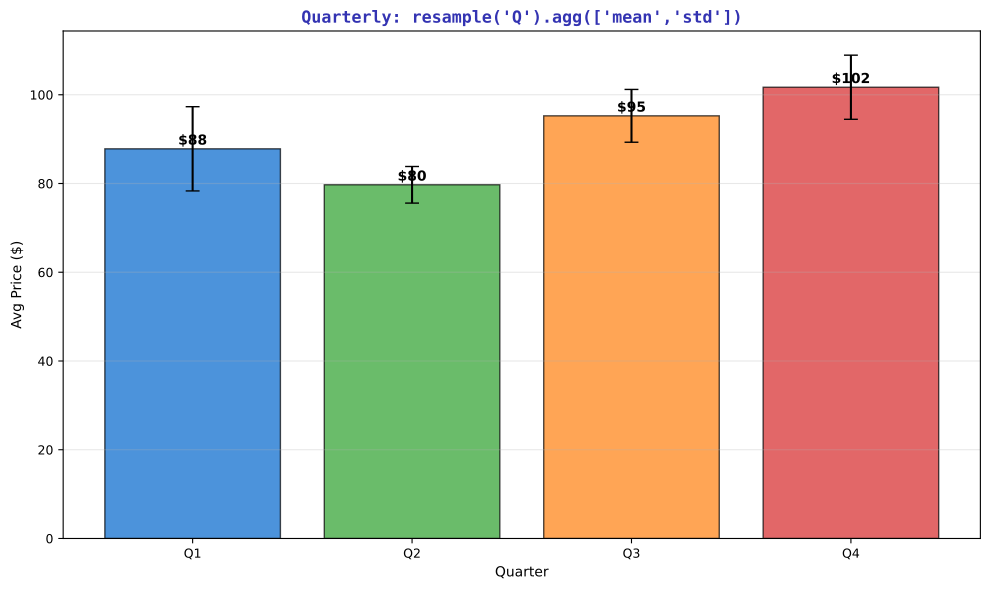

Write Python code to recreate this figure.
"""Quarterly Comparison - Bar chart with error bars"""
import matplotlib.pyplot as plt
import numpy as np
import pandas as pd
from pathlib import Path

plt.rcParams.update({
    'font.size': 10, 'axes.labelsize': 10, 'axes.titlesize': 11,
    'xtick.labelsize': 9, 'ytick.labelsize': 9, 'legend.fontsize': 9,
    'figure.figsize': (10, 6), 'figure.dpi': 150
})

MLPURPLE = '#3333B2'
MLBLUE = '#0066CC'
MLORANGE = '#FF7F0E'
MLGREEN = '#2CA02C'
MLRED = '#D62728'

np.random.seed(42)
dates = pd.date_range('2024-01-01', '2024-12-31', freq='D')
prices = 100 + np.cumsum(np.random.randn(len(dates)) * 2)
df = pd.DataFrame({'Price': prices}, index=dates)

fig, ax = plt.subplots(figsize=(10, 6))

quarterly = df.resample('Q').agg({'Price': ['mean', 'std']})
quarterly.columns = ['Mean', 'Std']
quarterly['Quarter'] = ['Q1', 'Q2', 'Q3', 'Q4']

colors = [MLBLUE, MLGREEN, MLORANGE, MLRED]
bars = ax.bar(quarterly['Quarter'], quarterly['Mean'], yerr=quarterly['Std'],
              color=colors, alpha=0.7, capsize=5, edgecolor='black')

ax.set_xlabel('Quarter', fontsize=10)
ax.set_ylabel('Avg Price ($)', fontsize=10)
ax.set_title("Quarterly: resample('Q').agg(['mean','std'])", fontsize=12,
             fontweight='bold', color=MLPURPLE, family='monospace')
ax.grid(axis='y', alpha=0.3)

for bar in bars:
    height = bar.get_height()
    ax.annotate(f'${height:.0f}', xy=(bar.get_x() + bar.get_width()/2, height),
               xytext=(0, 3), textcoords="offset points", ha='center', fontsize=10, fontweight='bold')

plt.tight_layout()
plt.savefig(Path(__file__).parent / 'chart.pdf', dpi=300, bbox_inches='tight')
plt.close()
